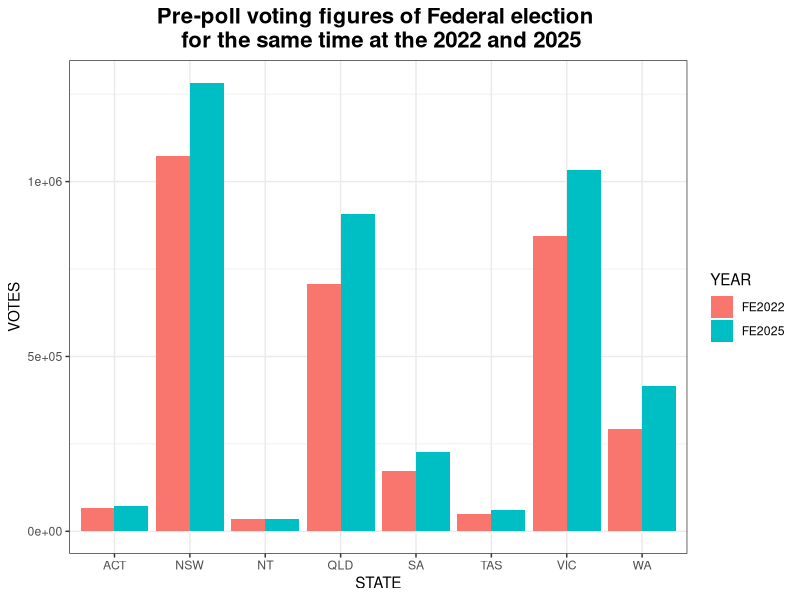

Write the R code that produced this figure.
## ---- chunk 1
# Do not change these settings!
knitr::opts_chunk$set(warning = FALSE, message = FALSE)
## ---- chunk 2
library(ggplot2)
library(tidyr) 

raw_data <- read.csv("data.csv")
# Remove Total 
filtered_data <- raw_data[raw_data$STATE != "TOTAL", ]

data_long <- pivot_longer(filtered_data, cols = -STATE, names_to = "YEAR", values_to = "VOTES")


p <- ggplot(data_long, mapping = aes(x= STATE ,y=VOTES, fill=YEAR))

p <- p + geom_bar(stat = "identity", position = "dodge") + 
  labs(title = 'Pre-poll voting figures of Federal election \n for the same time at the 2022 and 2025') + 
  theme_bw() +
  theme(plot.title = element_text(
    face = "bold",
    size = 16,
    hjust = 0.5
  ))
    


## ---- chunk 3
p
